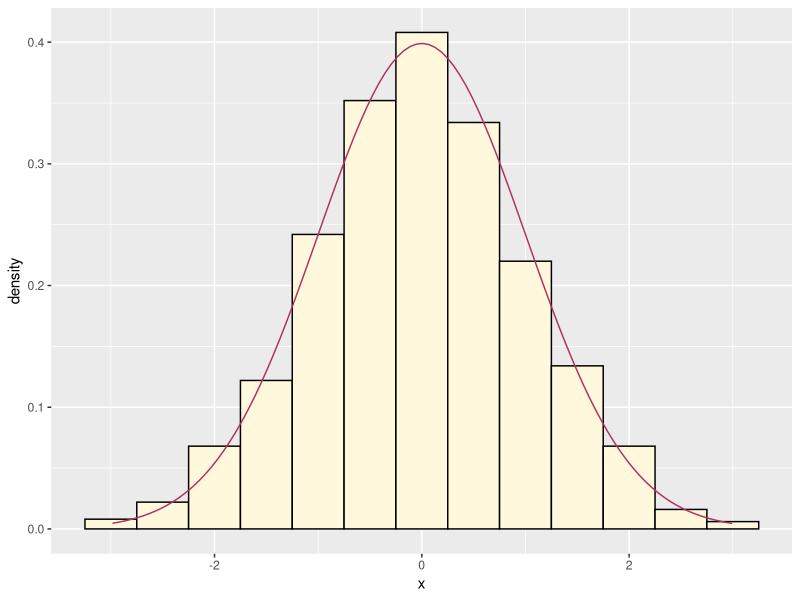
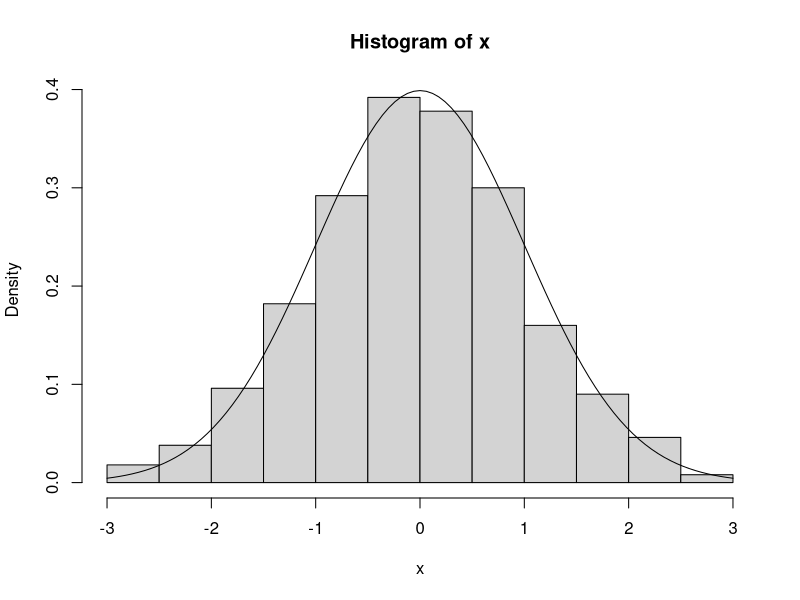

Generate these figures, in order, with R:
## ---- chunk 1
2 + 2
## ---- chunk 2
# set.seed(42) # uncomment to always get the same plot
# for ggplot all data must be in data frame
mydata <- data.frame(x = rnorm(1000))
library(ggplot2)
ggplot(mydata, aes(x)) +
    geom_histogram(aes(y = ..density..), binwidth = 0.5,
        fill = "cornsilk", color = "black") +
    stat_function(fun = dnorm, color = "maroon")
## ---- chunk 3
# for base graphics we don't need data in data frames
x <- mydata$x
hist(x, probability = TRUE)
curve(dnorm(x), add = TRUE)
## ---- chunk 4
n <- 50
x <- seq(1, n)
a.true <- 3
b.true <- 1.5
y.true <- a.true + b.true * x
s.true <- 17.3
y <- y.true + s.true * rnorm(n)
## ---- chunk 5
out1 <- lm(y ~ x)
out2 <- lm(y ~ x + I(x^2))
out3 <- lm(y ~ x + I(x^2) + I(x^3))
anova(out1, out2, out3)
## ---- chunk 6
foo <- anova(out1, out2, out3)
class(foo)
## ---- chunk 7
options(knitr.kable.NA = '')
knitr::kable(foo, caption = "ANOVA Table", digits = c(0, 1, 0, 2, 3, 3))
## ---- chunk 8
summary(out3)
## ---- chunk 9
hide <- 2 * pi
## ---- chunk 10
hide
